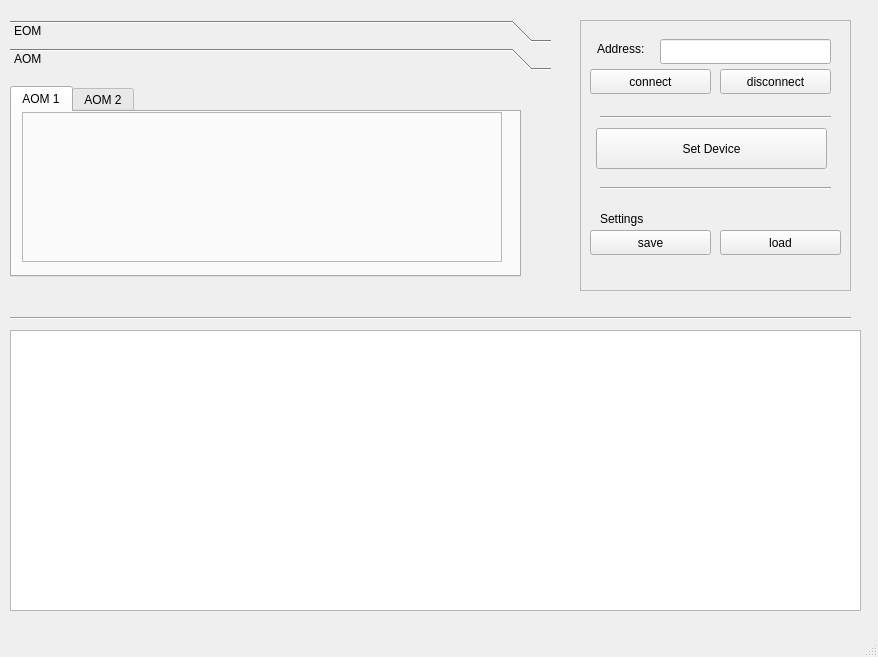
<?xml version="1.0" encoding="UTF-8"?>
<ui version="4.0">
 <class>MainWindow</class>
 <widget class="QMainWindow" name="MainWindow">
  <property name="geometry">
   <rect>
    <x>0</x>
    <y>0</y>
    <width>878</width>
    <height>657</height>
   </rect>
  </property>
  <property name="windowTitle">
   <string>RF Source Controller</string>
  </property>
  <widget class="QWidget" name="centralwidget">
   <widget class="QToolBox" name="toolBox">
    <property name="geometry">
     <rect>
      <x>10</x>
      <y>20</y>
      <width>541</width>
      <height>271</height>
     </rect>
    </property>
    <property name="currentIndex">
     <number>1</number>
    </property>
    <widget class="QWidget" name="page_EOM">
     <property name="geometry">
      <rect>
       <x>0</x>
       <y>0</y>
       <width>541</width>
       <height>209</height>
      </rect>
     </property>
     <attribute name="label">
      <string>EOM</string>
     </attribute>
     <widget class="QTabWidget" name="tabWidget">
      <property name="geometry">
       <rect>
        <x>0</x>
        <y>10</y>
        <width>511</width>
        <height>191</height>
       </rect>
      </property>
      <property name="currentIndex">
       <number>0</number>
      </property>
      <widget class="QWidget" name="tab">
       <attribute name="title">
        <string>EOM 1</string>
       </attribute>
       <widget class="Channel_Widget" name="Channel_Widget_EOM_1">
        <property name="geometry">
         <rect>
          <x>10</x>
          <y>0</y>
          <width>480</width>
          <height>150</height>
         </rect>
        </property>
        <property name="sizePolicy">
         <sizepolicy hsizetype="Maximum" vsizetype="Maximum">
          <horstretch>0</horstretch>
          <verstretch>0</verstretch>
         </sizepolicy>
        </property>
        <property name="maximumSize">
         <size>
          <width>500</width>
          <height>150</height>
         </size>
        </property>
        <property name="frameShape">
         <enum>QFrame::StyledPanel</enum>
        </property>
        <property name="frameShadow">
         <enum>QFrame::Raised</enum>
        </property>
       </widget>
      </widget>
      <widget class="QWidget" name="tab_2">
       <attribute name="title">
        <string>EOM 2</string>
       </attribute>
       <widget class="Channel_Widget" name="Channel_Widget_EOM_2">
        <property name="geometry">
         <rect>
          <x>10</x>
          <y>20</y>
          <width>480</width>
          <height>150</height>
         </rect>
        </property>
        <property name="sizePolicy">
         <sizepolicy hsizetype="Maximum" vsizetype="Maximum">
          <horstretch>0</horstretch>
          <verstretch>0</verstretch>
         </sizepolicy>
        </property>
        <property name="maximumSize">
         <size>
          <width>500</width>
          <height>150</height>
         </size>
        </property>
        <property name="frameShape">
         <enum>QFrame::StyledPanel</enum>
        </property>
        <property name="frameShadow">
         <enum>QFrame::Raised</enum>
        </property>
       </widget>
      </widget>
      <widget class="QWidget" name="tab_3">
       <attribute name="title">
        <string>EOM 3</string>
       </attribute>
       <widget class="Channel_Widget" name="Channel_Widget_EOM_3">
        <property name="geometry">
         <rect>
          <x>0</x>
          <y>10</y>
          <width>480</width>
          <height>150</height>
         </rect>
        </property>
        <property name="sizePolicy">
         <sizepolicy hsizetype="Maximum" vsizetype="Maximum">
          <horstretch>0</horstretch>
          <verstretch>0</verstretch>
         </sizepolicy>
        </property>
        <property name="maximumSize">
         <size>
          <width>500</width>
          <height>150</height>
         </size>
        </property>
        <property name="frameShape">
         <enum>QFrame::StyledPanel</enum>
        </property>
        <property name="frameShadow">
         <enum>QFrame::Raised</enum>
        </property>
       </widget>
      </widget>
     </widget>
    </widget>
    <widget class="QWidget" name="page_AOM">
     <property name="geometry">
      <rect>
       <x>0</x>
       <y>0</y>
       <width>541</width>
       <height>209</height>
      </rect>
     </property>
     <attribute name="label">
      <string>AOM</string>
     </attribute>
     <widget class="QTabWidget" name="tabWidget_2">
      <property name="geometry">
       <rect>
        <x>0</x>
        <y>10</y>
        <width>511</width>
        <height>191</height>
       </rect>
      </property>
      <property name="currentIndex">
       <number>0</number>
      </property>
      <widget class="QWidget" name="tab_4">
       <attribute name="title">
        <string>AOM 1</string>
       </attribute>
       <widget class="Channel_Widget" name="Channel_Widget_AOM_1">
        <property name="geometry">
         <rect>
          <x>10</x>
          <y>0</y>
          <width>480</width>
          <height>150</height>
         </rect>
        </property>
        <property name="sizePolicy">
         <sizepolicy hsizetype="Maximum" vsizetype="Maximum">
          <horstretch>0</horstretch>
          <verstretch>0</verstretch>
         </sizepolicy>
        </property>
        <property name="maximumSize">
         <size>
          <width>500</width>
          <height>150</height>
         </size>
        </property>
        <property name="frameShape">
         <enum>QFrame::StyledPanel</enum>
        </property>
        <property name="frameShadow">
         <enum>QFrame::Raised</enum>
        </property>
       </widget>
      </widget>
      <widget class="QWidget" name="tab_5">
       <attribute name="title">
        <string>AOM 2</string>
       </attribute>
       <widget class="Channel_Widget" name="Channel_Widget_AOM_2">
        <property name="geometry">
         <rect>
          <x>10</x>
          <y>20</y>
          <width>480</width>
          <height>150</height>
         </rect>
        </property>
        <property name="sizePolicy">
         <sizepolicy hsizetype="Maximum" vsizetype="Maximum">
          <horstretch>0</horstretch>
          <verstretch>0</verstretch>
         </sizepolicy>
        </property>
        <property name="maximumSize">
         <size>
          <width>500</width>
          <height>150</height>
         </size>
        </property>
        <property name="frameShape">
         <enum>QFrame::StyledPanel</enum>
        </property>
        <property name="frameShadow">
         <enum>QFrame::Raised</enum>
        </property>
       </widget>
      </widget>
     </widget>
    </widget>
   </widget>
   <widget class="QFrame" name="frame">
    <property name="geometry">
     <rect>
      <x>580</x>
      <y>20</y>
      <width>271</width>
      <height>271</height>
     </rect>
    </property>
    <property name="frameShape">
     <enum>QFrame::StyledPanel</enum>
    </property>
    <property name="frameShadow">
     <enum>QFrame::Raised</enum>
    </property>
    <widget class="QLineEdit" name="lineEdit_address">
     <property name="geometry">
      <rect>
       <x>80</x>
       <y>19</y>
       <width>171</width>
       <height>25</height>
      </rect>
     </property>
    </widget>
    <widget class="QPushButton" name="pushButton_connect">
     <property name="geometry">
      <rect>
       <x>10</x>
       <y>49</y>
       <width>121</width>
       <height>25</height>
      </rect>
     </property>
     <property name="text">
      <string>connect</string>
     </property>
    </widget>
    <widget class="QLabel" name="label">
     <property name="geometry">
      <rect>
       <x>17</x>
       <y>20</y>
       <width>54</width>
       <height>17</height>
      </rect>
     </property>
     <property name="text">
      <string>Address:</string>
     </property>
    </widget>
    <widget class="QPushButton" name="pushButton_disconnect">
     <property name="geometry">
      <rect>
       <x>140</x>
       <y>49</y>
       <width>111</width>
       <height>25</height>
      </rect>
     </property>
     <property name="text">
      <string>disconnect</string>
     </property>
    </widget>
    <widget class="QPushButton" name="pushButton_save">
     <property name="geometry">
      <rect>
       <x>10</x>
       <y>210</y>
       <width>121</width>
       <height>25</height>
      </rect>
     </property>
     <property name="text">
      <string>save</string>
     </property>
    </widget>
    <widget class="QPushButton" name="pushButton_load">
     <property name="geometry">
      <rect>
       <x>140</x>
       <y>210</y>
       <width>121</width>
       <height>25</height>
      </rect>
     </property>
     <property name="text">
      <string>load</string>
     </property>
    </widget>
    <widget class="QLabel" name="label_2">
     <property name="geometry">
      <rect>
       <x>20</x>
       <y>190</y>
       <width>54</width>
       <height>17</height>
      </rect>
     </property>
     <property name="text">
      <string>Settings</string>
     </property>
    </widget>
    <widget class="Line" name="line">
     <property name="geometry">
      <rect>
       <x>20</x>
       <y>89</y>
       <width>231</width>
       <height>16</height>
      </rect>
     </property>
     <property name="orientation">
      <enum>Qt::Horizontal</enum>
     </property>
    </widget>
    <widget class="Line" name="line_2">
     <property name="geometry">
      <rect>
       <x>20</x>
       <y>160</y>
       <width>231</width>
       <height>16</height>
      </rect>
     </property>
     <property name="orientation">
      <enum>Qt::Horizontal</enum>
     </property>
    </widget>
    <widget class="QPushButton" name="pushButton_set_device">
     <property name="geometry">
      <rect>
       <x>16</x>
       <y>108</y>
       <width>231</width>
       <height>41</height>
      </rect>
     </property>
     <property name="text">
      <string>Set Device</string>
     </property>
    </widget>
   </widget>
   <widget class="QTextBrowser" name="textBrowser">
    <property name="geometry">
     <rect>
      <x>10</x>
      <y>330</y>
      <width>851</width>
      <height>281</height>
     </rect>
    </property>
   </widget>
   <widget class="Line" name="line_3">
    <property name="geometry">
     <rect>
      <x>10</x>
      <y>310</y>
      <width>841</width>
      <height>16</height>
     </rect>
    </property>
    <property name="orientation">
     <enum>Qt::Horizontal</enum>
    </property>
   </widget>
  </widget>
  <widget class="QMenuBar" name="menubar">
   <property name="geometry">
    <rect>
     <x>0</x>
     <y>0</y>
     <width>878</width>
     <height>22</height>
    </rect>
   </property>
  </widget>
  <widget class="QStatusBar" name="statusbar"/>
 </widget>
 <customwidgets>
  <customwidget>
   <class>Channel_Widget</class>
   <extends>QFrame</extends>
   <header>channel_widget.h</header>
   <container>1</container>
  </customwidget>
 </customwidgets>
 <resources/>
 <connections/>
</ui>
